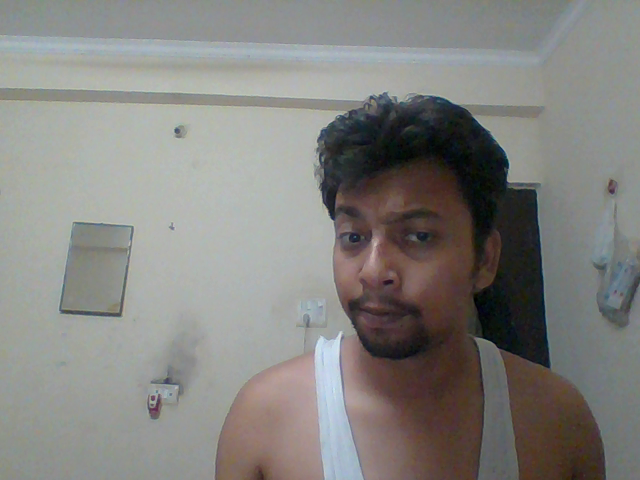
#> input picture python/ITM PROJECT/training-data/s1/opencv_frame_1.png, 640 x 480 px, found by its file name
$ python corp.py
#> lines starting #> are read from the running program, lines starting #| are printed output that depends on the picture
import cv2
import numpy as np
import matplotlib
img =cv2.imread("opencv_frame_1.png")
#> img is the input picture: shape (480, 640, 3); mean B, G, R 127.5, 130.9, 131.8
corp=img[263:426,374:537]
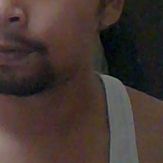
#> corp: shape (163, 163, 3); mean B, G, R 49.5, 54.2, 68.4
cv2.imshow("test",corp)
basehsv = cv2.cvtColor(corp,cv2.COLOR_BGR2HSV)
#> basehsv: shape (163, 163, 3); mean H, S, V 48.4, 83.9, 70
cv2.imshow("tes1t",basehsv)

$ run again, with python/ITM PROJECT/training-data/s1/opencv_frame_10.png copied over python/ITM PROJECT/training-data/s1/opencv_frame_1.png
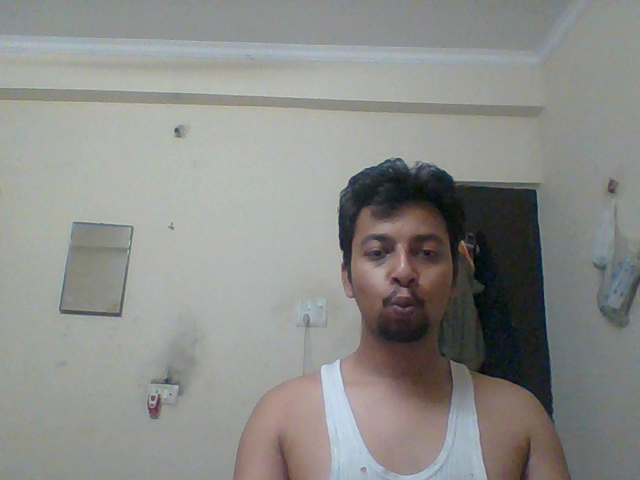
#> input picture python/ITM PROJECT/training-data/s1/opencv_frame_10.png, 640 x 480 px, found by its file name
#> img is the input picture: shape (480, 640, 3); mean B, G, R 137.6, 140.6, 139.9
#> `corp=img[263:426,374:537]`:
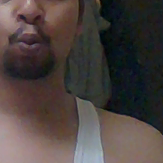
#> corp: shape (163, 163, 3); mean B, G, R 63.7, 66.6, 76.2
#> basehsv: shape (163, 163, 3); mean H, S, V 57.6, 70.4, 79.7
